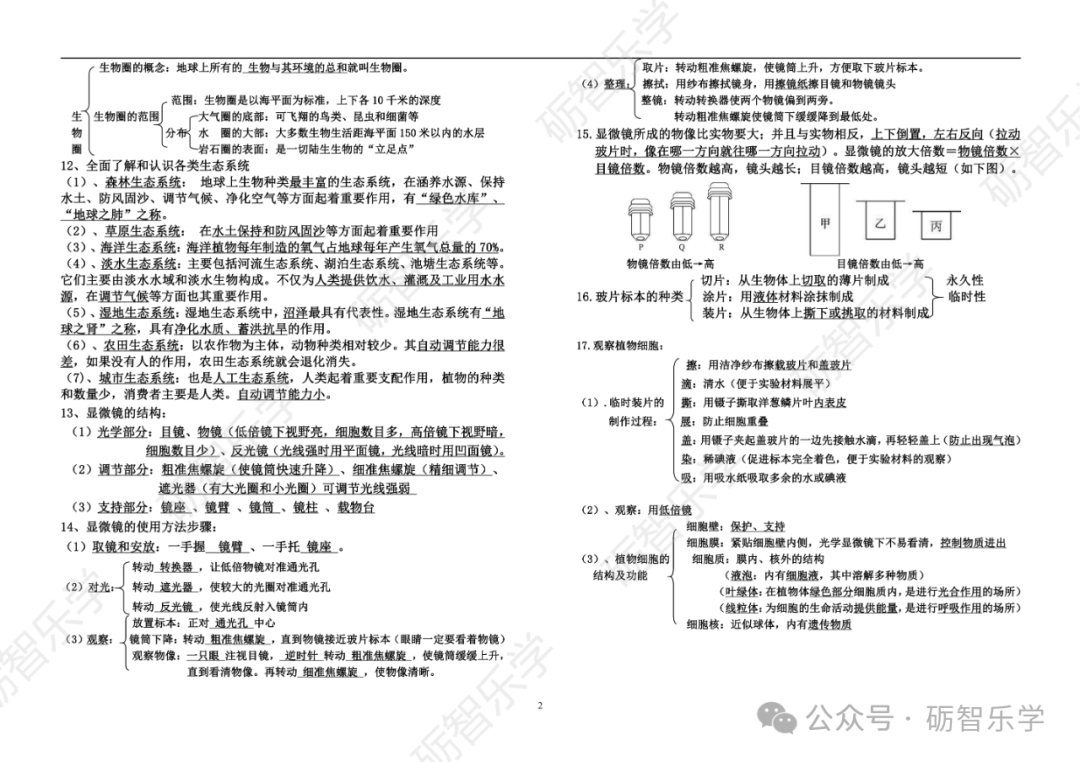
#> input picture TestFuction/test/10-初二地生会考——生物复习大纲（七年级）/640_1.jpg, 1080 x 762 px, found by its file name
$ python reduceWaterPrint.py
#> lines starting #> are read from the running program, lines starting #| are printed output that depends on the picture; after the words box and inside, x2 and y2 are one past the last pixel; in counts of white or black regions, pixels touching at a corner belong together
import cv2
import numpy as np

def adjust_colors(img, alpha=1.0, beta=-10):
    """调整图像亮度和对比度，降低亮度和对比度增强的程度"""
    new_img = cv2.convertScaleAbs(img, alpha=alpha, beta=beta)
    return new_img

def restore_watermarked_image(image_path, output_path):
    # 加载图像
#> called with image_path = 'C:\\Users\\CN\\Desktop\\Waste\\640_1.jpg'
    img = cv2.imread(image_path)
#> img is the input picture: shape (762, 1080, 3); mean B, G, R 234.8, 234.8, 234.8
    if img is None:
        print("Error loading image")
        return

    # 转换为灰度图像并创建掩码
    gray = cv2.cvtColor(img, cv2.COLOR_BGR2GRAY)
    _, mask = cv2.threshold(gray, 180, 255, cv2.THRESH_BINARY_INV)
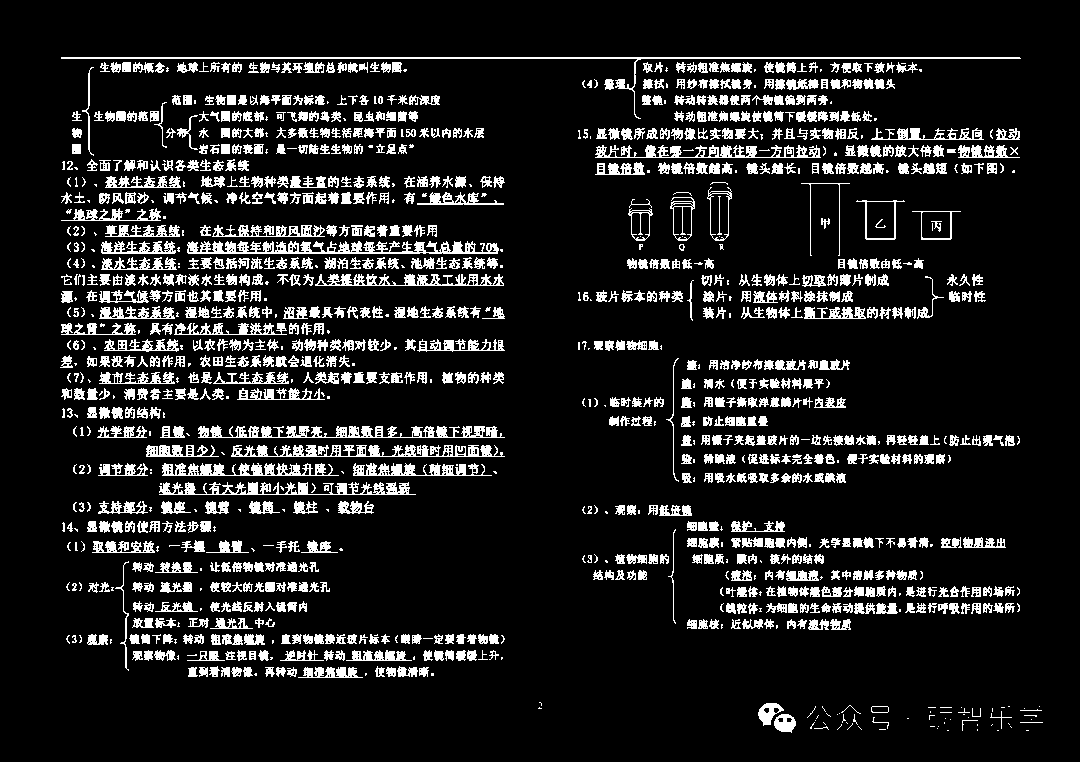
#> mask: shape (762, 1080); 12.4% white; 1258 white regions (292 under 20 px), largest, box (x1, y1, x2, y2) and area: (187, 241, 499, 254) 2392, (61, 57, 1021, 119) 2114, (198, 425, 505, 438) 2076

    # 使用掩码修复图像区域
    repaired = cv2.inpaint(img, mask, 3, cv2.INPAINT_TELEA)
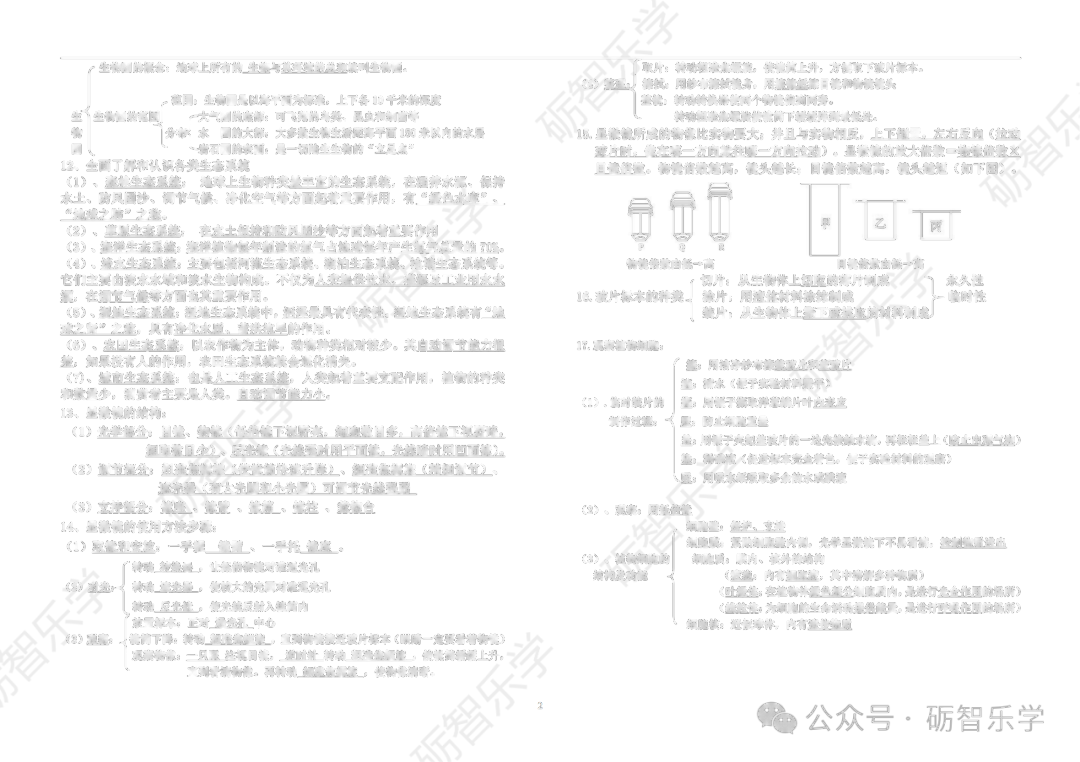
#> repaired: shape (762, 1080, 3); mean B, G, R 248, 248, 248

    # 调整色彩平衡与对比度
    restored_img = adjust_colors(repaired, alpha=1.0, beta=-10)  # 减小alpha和beta值以减轻对比度和亮度的增强

    # 保存结果
    cv2.imwrite(output_path, restored_img)
    print(f"Restored image saved to {output_path}")

if __name__ == "__main__":
    image_path = r'C:\Users\CN\Desktop\Waste\640_1.jpg'
    output_path = r'C:\Users\CN\Desktop\Waste\640_1_removewatermark.jpg'
    restore_watermarked_image(image_path, output_path)

$ run again, with TestFuction/test/10-初二地生会考——生物复习大纲（七年级）/640_0.jpg copied over TestFuction/test/10-初二地生会考——生物复习大纲（七年级）/640_1.jpg
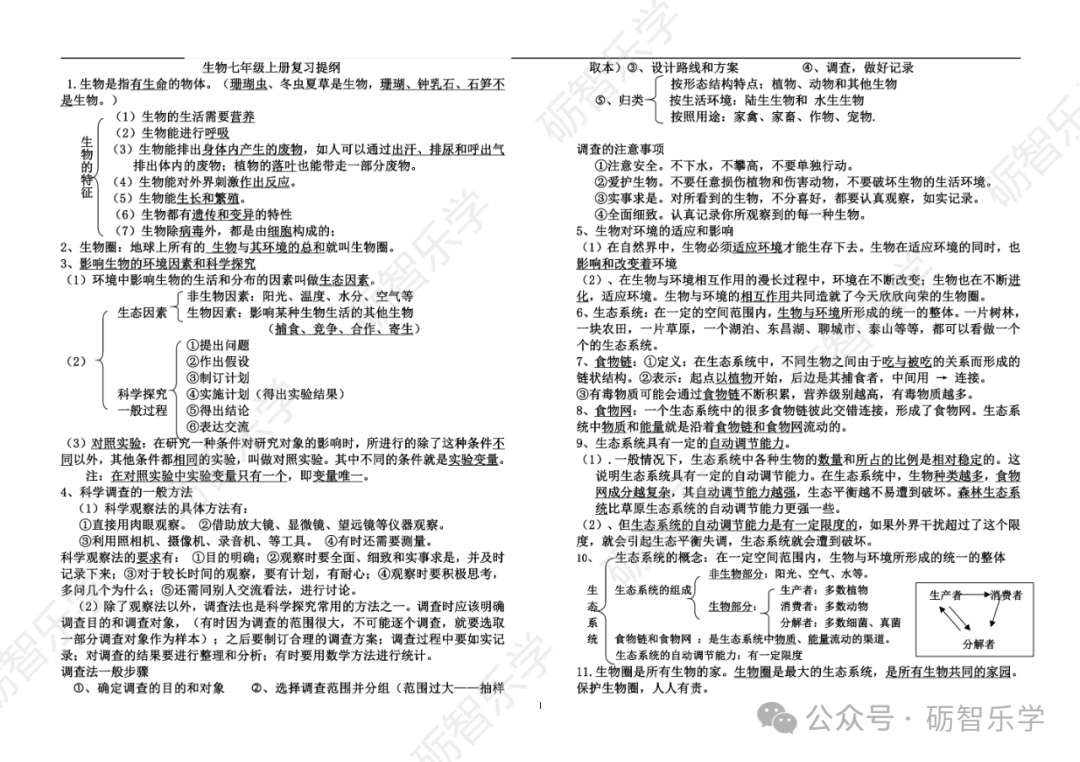
#> input picture TestFuction/test/10-初二地生会考——生物复习大纲（七年级）/640_0.jpg, 1080 x 762 px, found by its file name
#> in restore_watermarked_image, img is the input picture: shape (762, 1080, 3); mean B, G, R 230.8, 230.8, 230.8
#> in restore_watermarked_image, `_, mask = cv2.threshold(gray, 180, 255, cv2.THRESH_BINARY_INV)`:
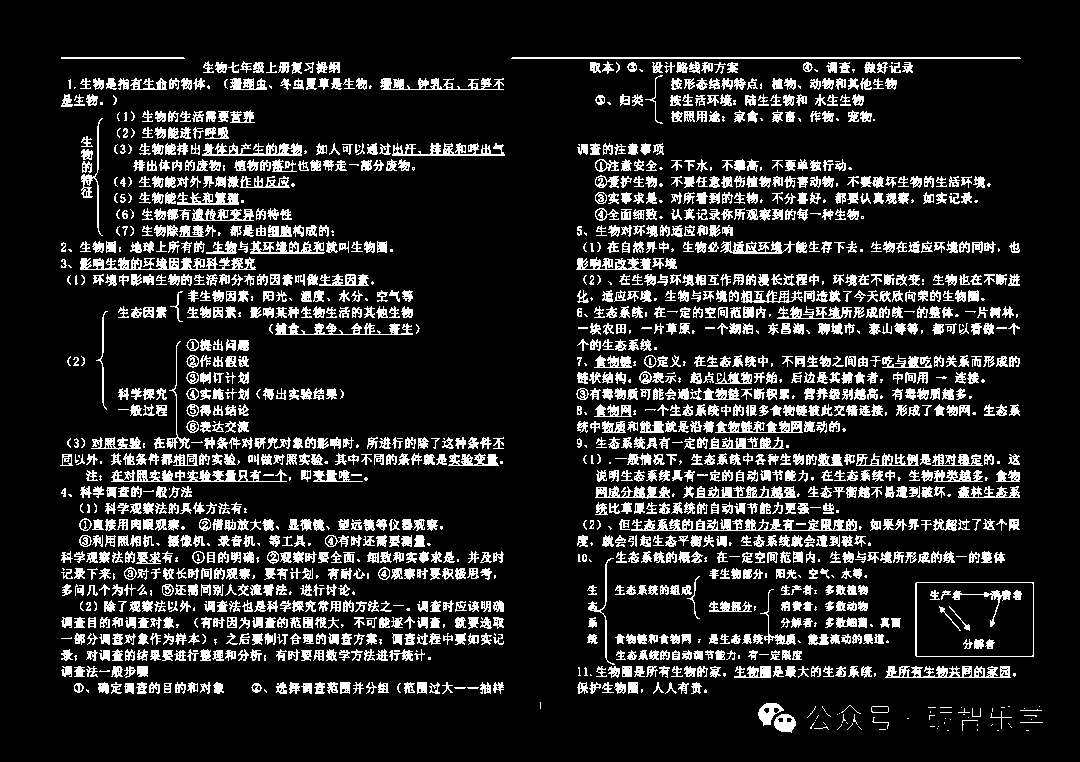
#> mask: shape (762, 1080); 14.8% white; 1671 white regions (335 under 20 px), largest, box (x1, y1, x2, y2) and area: (631, 519, 857, 531) 1510, (80, 257, 256, 270) 1307, (111, 469, 287, 482) 1122
#> in restore_watermarked_image, `repaired = cv2.inpaint(img, mask, 3, cv2.INPAINT_TELEA)`:
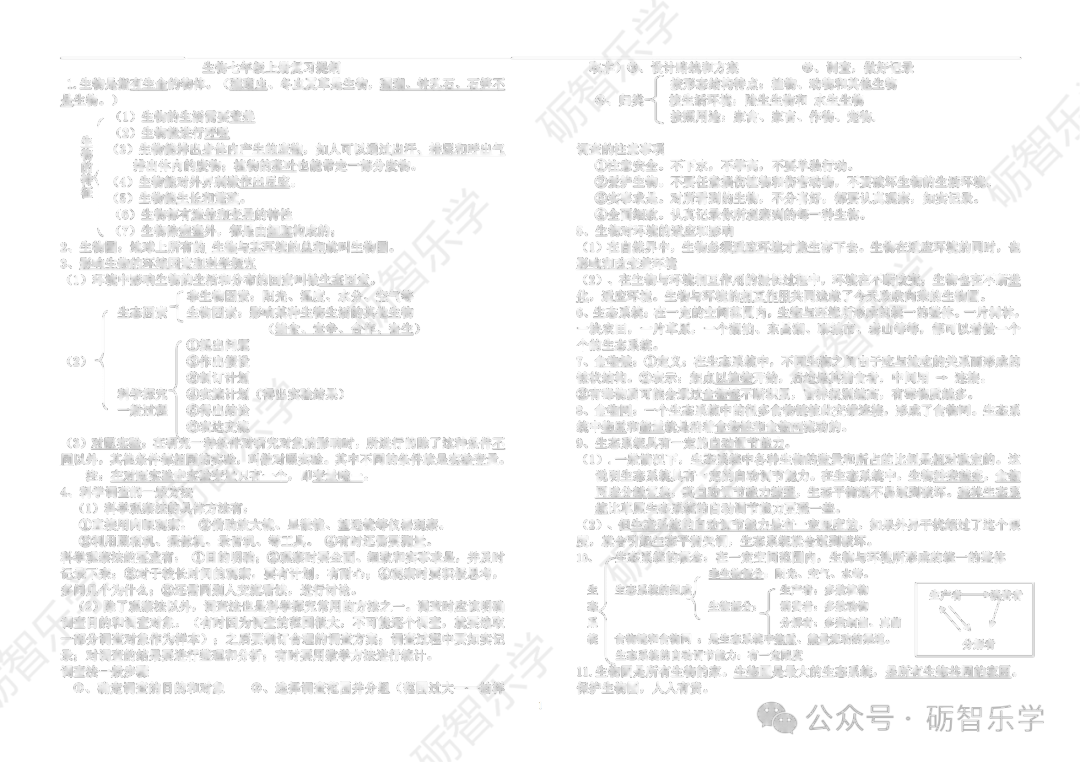
#> repaired: shape (762, 1080, 3); mean B, G, R 246.7, 246.7, 246.7

$ run again, with TestFuction/test/10-初二地生会考——生物复习大纲（七年级）/640_10.jpg copied over TestFuction/test/10-初二地生会考——生物复习大纲（七年级）/640_1.jpg
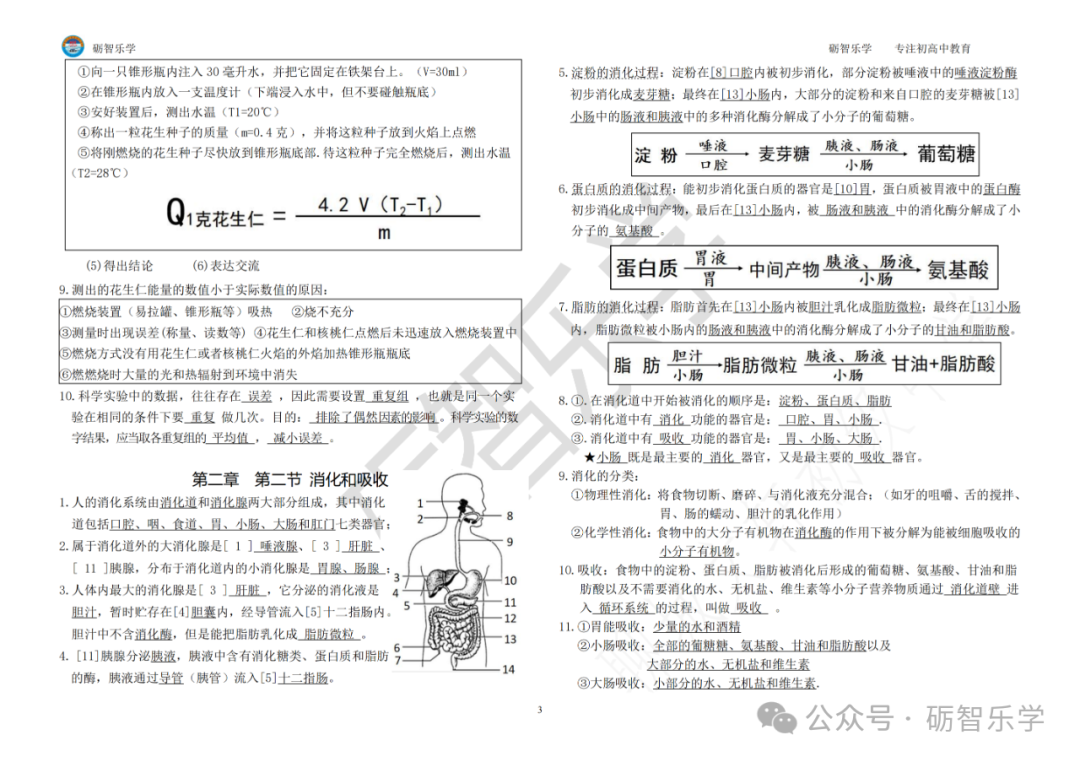
#> input picture TestFuction/test/10-初二地生会考——生物复习大纲（七年级）/640_10.jpg, 1080 x 762 px, found by its file name
#> in restore_watermarked_image, img is the input picture: shape (762, 1080, 3); mean B, G, R 239.5, 239.5, 239.5
#> in restore_watermarked_image, `_, mask = cv2.threshold(gray, 180, 255, cv2.THRESH_BINARY_INV)`:
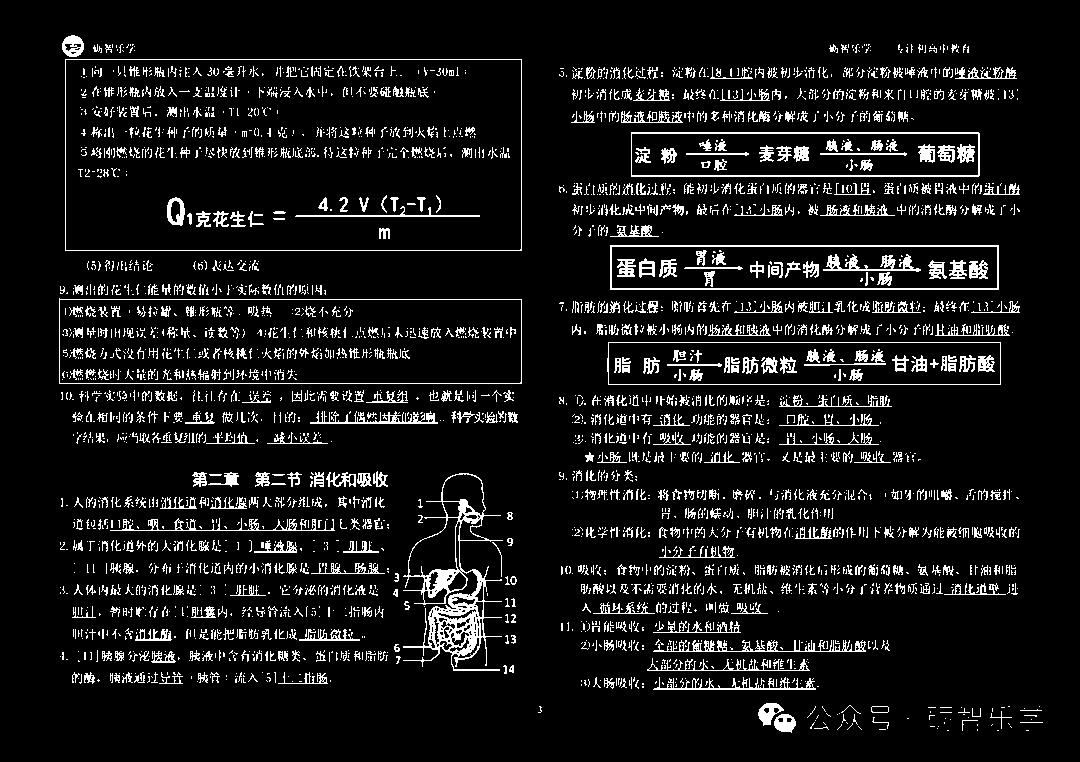
#> mask: shape (762, 1080); 8.9% white in thin lines or dots, all inside (x1, y1, x2, y2) = (59, 35, 1043, 733)
#> in restore_watermarked_image, `repaired = cv2.inpaint(img, mask, 3, cv2.INPAINT_TELEA)`:
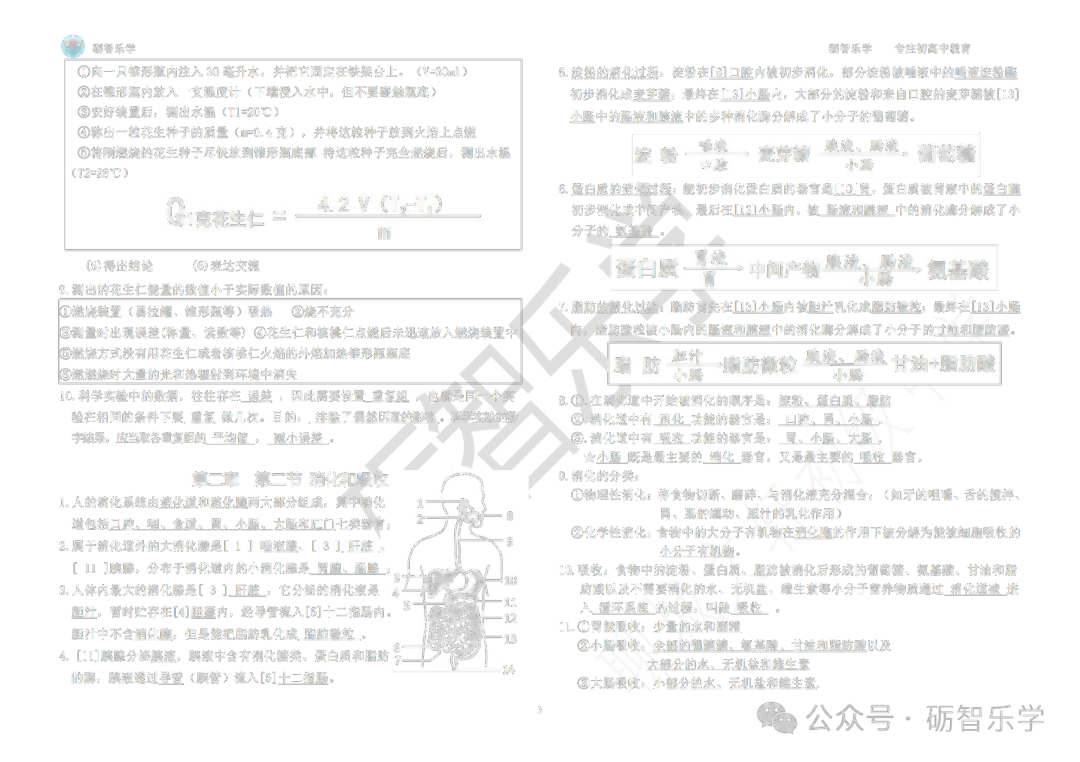
#> repaired: shape (762, 1080, 3); mean B, G, R 246.6, 246.9, 246.8
